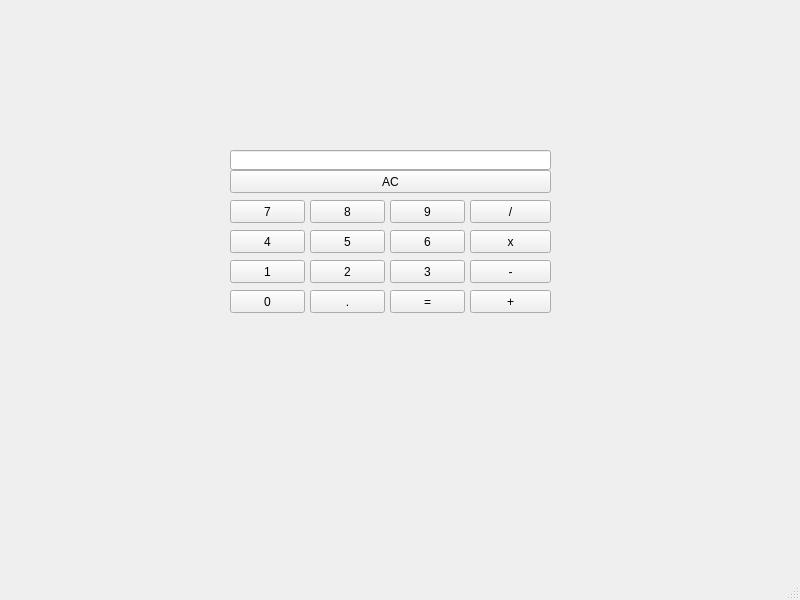
<?xml version="1.0" encoding="UTF-8"?>
<ui version="4.0">
 <class>MainWindow</class>
 <widget class="QMainWindow" name="MainWindow">
  <property name="geometry">
   <rect>
    <x>0</x>
    <y>0</y>
    <width>800</width>
    <height>600</height>
   </rect>
  </property>
  <property name="windowTitle">
   <string>MainWindow</string>
  </property>
  <widget class="QWidget" name="centralwidget">
   <widget class="QPushButton" name="pushB_7">
    <property name="geometry">
     <rect>
      <x>230</x>
      <y>200</y>
      <width>75</width>
      <height>23</height>
     </rect>
    </property>
    <property name="text">
     <string>7</string>
    </property>
   </widget>
   <widget class="QPushButton" name="pushB_8">
    <property name="geometry">
     <rect>
      <x>310</x>
      <y>200</y>
      <width>75</width>
      <height>23</height>
     </rect>
    </property>
    <property name="text">
     <string>8</string>
    </property>
   </widget>
   <widget class="QPushButton" name="pushB_9">
    <property name="geometry">
     <rect>
      <x>390</x>
      <y>200</y>
      <width>75</width>
      <height>23</height>
     </rect>
    </property>
    <property name="text">
     <string>9</string>
    </property>
   </widget>
   <widget class="QPushButton" name="pushB_5">
    <property name="geometry">
     <rect>
      <x>310</x>
      <y>230</y>
      <width>75</width>
      <height>23</height>
     </rect>
    </property>
    <property name="text">
     <string>5</string>
    </property>
   </widget>
   <widget class="QPushButton" name="pushB_6">
    <property name="geometry">
     <rect>
      <x>390</x>
      <y>230</y>
      <width>75</width>
      <height>23</height>
     </rect>
    </property>
    <property name="text">
     <string>6</string>
    </property>
   </widget>
   <widget class="QPushButton" name="pushB_4">
    <property name="geometry">
     <rect>
      <x>230</x>
      <y>230</y>
      <width>75</width>
      <height>23</height>
     </rect>
    </property>
    <property name="text">
     <string>4</string>
    </property>
   </widget>
   <widget class="QPushButton" name="pushB_2">
    <property name="geometry">
     <rect>
      <x>310</x>
      <y>260</y>
      <width>75</width>
      <height>23</height>
     </rect>
    </property>
    <property name="text">
     <string>2</string>
    </property>
   </widget>
   <widget class="QPushButton" name="pushB_3">
    <property name="geometry">
     <rect>
      <x>390</x>
      <y>260</y>
      <width>75</width>
      <height>23</height>
     </rect>
    </property>
    <property name="text">
     <string>3</string>
    </property>
   </widget>
   <widget class="QPushButton" name="pushB_1">
    <property name="geometry">
     <rect>
      <x>230</x>
      <y>260</y>
      <width>75</width>
      <height>23</height>
     </rect>
    </property>
    <property name="text">
     <string>1</string>
    </property>
   </widget>
   <widget class="QPushButton" name="pushB_0">
    <property name="geometry">
     <rect>
      <x>230</x>
      <y>290</y>
      <width>75</width>
      <height>23</height>
     </rect>
    </property>
    <property name="text">
     <string>0</string>
    </property>
   </widget>
   <widget class="QPushButton" name="pushB_dot">
    <property name="geometry">
     <rect>
      <x>310</x>
      <y>290</y>
      <width>75</width>
      <height>23</height>
     </rect>
    </property>
    <property name="text">
     <string>.</string>
    </property>
   </widget>
   <widget class="QPushButton" name="pushB_equals">
    <property name="geometry">
     <rect>
      <x>390</x>
      <y>290</y>
      <width>75</width>
      <height>23</height>
     </rect>
    </property>
    <property name="text">
     <string>=</string>
    </property>
   </widget>
   <widget class="QPushButton" name="pushB_division">
    <property name="geometry">
     <rect>
      <x>470</x>
      <y>200</y>
      <width>81</width>
      <height>23</height>
     </rect>
    </property>
    <property name="text">
     <string>/</string>
    </property>
   </widget>
   <widget class="QPushButton" name="pushB_addition">
    <property name="geometry">
     <rect>
      <x>470</x>
      <y>290</y>
      <width>81</width>
      <height>23</height>
     </rect>
    </property>
    <property name="text">
     <string>+</string>
    </property>
   </widget>
   <widget class="QPushButton" name="pushB_multiplication">
    <property name="geometry">
     <rect>
      <x>470</x>
      <y>230</y>
      <width>81</width>
      <height>23</height>
     </rect>
    </property>
    <property name="text">
     <string>x</string>
    </property>
   </widget>
   <widget class="QPushButton" name="pushB_AC">
    <property name="geometry">
     <rect>
      <x>230</x>
      <y>170</y>
      <width>321</width>
      <height>23</height>
     </rect>
    </property>
    <property name="text">
     <string>AC</string>
    </property>
   </widget>
   <widget class="QPushButton" name="pushB_subtraction">
    <property name="geometry">
     <rect>
      <x>470</x>
      <y>260</y>
      <width>81</width>
      <height>23</height>
     </rect>
    </property>
    <property name="text">
     <string>-</string>
    </property>
   </widget>
   <widget class="QLineEdit" name="result">
    <property name="geometry">
     <rect>
      <x>230</x>
      <y>150</y>
      <width>321</width>
      <height>20</height>
     </rect>
    </property>
   </widget>
  </widget>
  <widget class="QMenuBar" name="menubar">
   <property name="geometry">
    <rect>
     <x>0</x>
     <y>0</y>
     <width>800</width>
     <height>21</height>
    </rect>
   </property>
  </widget>
  <widget class="QStatusBar" name="statusbar"/>
 </widget>
 <resources/>
 <connections/>
</ui>
